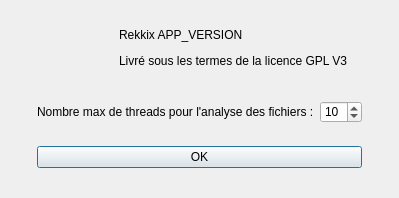
<?xml version="1.0" encoding="UTF-8"?>
<ui version="4.0">
 <class>SettingsDlg</class>
 <widget class="QDialog" name="SettingsDlg">
  <property name="windowModality">
   <enum>Qt::WindowModal</enum>
  </property>
  <property name="geometry">
   <rect>
    <x>0</x>
    <y>0</y>
    <width>399</width>
    <height>198</height>
   </rect>
  </property>
  <property name="windowTitle">
   <string>Help &amp; Configuration</string>
  </property>
  <layout class="QGridLayout" name="gridLayout">
   <item row="0" column="0">
    <layout class="QHBoxLayout" name="horizontalLayout">
     <item>
      <widget class="QLabel" name="label">
       <property name="sizePolicy">
        <sizepolicy hsizetype="Minimum" vsizetype="Minimum">
         <horstretch>0</horstretch>
         <verstretch>0</verstretch>
        </sizepolicy>
       </property>
       <property name="minimumSize">
        <size>
         <width>50</width>
         <height>50</height>
        </size>
       </property>
       <property name="maximumSize">
        <size>
         <width>50</width>
         <height>50</height>
        </size>
       </property>
       <property name="text">
        <string/>
       </property>
       <property name="pixmap">
        <pixmap resource="../resources/rekkix.qrc">:/icon/Rekkix_logo.svg</pixmap>
       </property>
       <property name="scaledContents">
        <bool>true</bool>
       </property>
      </widget>
     </item>
     <item>
      <widget class="QLabel" name="lbl_version">
       <property name="sizePolicy">
        <sizepolicy hsizetype="Maximum" vsizetype="Preferred">
         <horstretch>0</horstretch>
         <verstretch>0</verstretch>
        </sizepolicy>
       </property>
       <property name="minimumSize">
        <size>
         <width>230</width>
         <height>50</height>
        </size>
       </property>
       <property name="maximumSize">
        <size>
         <width>230</width>
         <height>50</height>
        </size>
       </property>
       <property name="text">
        <string>&lt;html&gt;&lt;head/&gt;&lt;body&gt;&lt;p&gt;Rekkix APP_VERSION&lt;/p&gt;&lt;p&gt;Livré sous les termes de la licence GPL V3&lt;/p&gt;&lt;/body&gt;&lt;/html&gt;</string>
       </property>
       <property name="alignment">
        <set>Qt::AlignLeading|Qt::AlignLeft|Qt::AlignTop</set>
       </property>
       <property name="wordWrap">
        <bool>true</bool>
       </property>
       <property name="margin">
        <number>1</number>
       </property>
      </widget>
     </item>
    </layout>
   </item>
   <item row="1" column="0">
    <layout class="QHBoxLayout" name="horizontalLayout_2">
     <item>
      <widget class="QLabel" name="lbl_maxParsingThreads">
       <property name="text">
        <string>Nombre max de threads pour l'analyse des fichiers :</string>
       </property>
      </widget>
     </item>
     <item>
      <widget class="QSpinBox" name="sb_maxParsingThreads">
       <property name="sizePolicy">
        <sizepolicy hsizetype="Fixed" vsizetype="Fixed">
         <horstretch>0</horstretch>
         <verstretch>0</verstretch>
        </sizepolicy>
       </property>
       <property name="minimumSize">
        <size>
         <width>42</width>
         <height>22</height>
        </size>
       </property>
       <property name="maximumSize">
        <size>
         <width>42</width>
         <height>22</height>
        </size>
       </property>
       <property name="minimum">
        <number>1</number>
       </property>
       <property name="maximum">
        <number>100</number>
       </property>
       <property name="value">
        <number>10</number>
       </property>
      </widget>
     </item>
    </layout>
   </item>
   <item row="2" column="0">
    <widget class="QPushButton" name="pbOK">
     <property name="text">
      <string>OK</string>
     </property>
    </widget>
   </item>
  </layout>
 </widget>
 <resources>
  <include location="../resources/rekkix.qrc"/>
 </resources>
 <connections>
  <connection>
   <sender>pbOK</sender>
   <signal>clicked()</signal>
   <receiver>SettingsDlg</receiver>
   <slot>slt_OK()</slot>
   <hints>
    <hint type="sourcelabel">
     <x>223</x>
     <y>174</y>
    </hint>
    <hint type="destinationlabel">
     <x>250</x>
     <y>193</y>
    </hint>
   </hints>
  </connection>
 </connections>
 <slots>
  <slot>slt_OK()</slot>
 </slots>
</ui>
